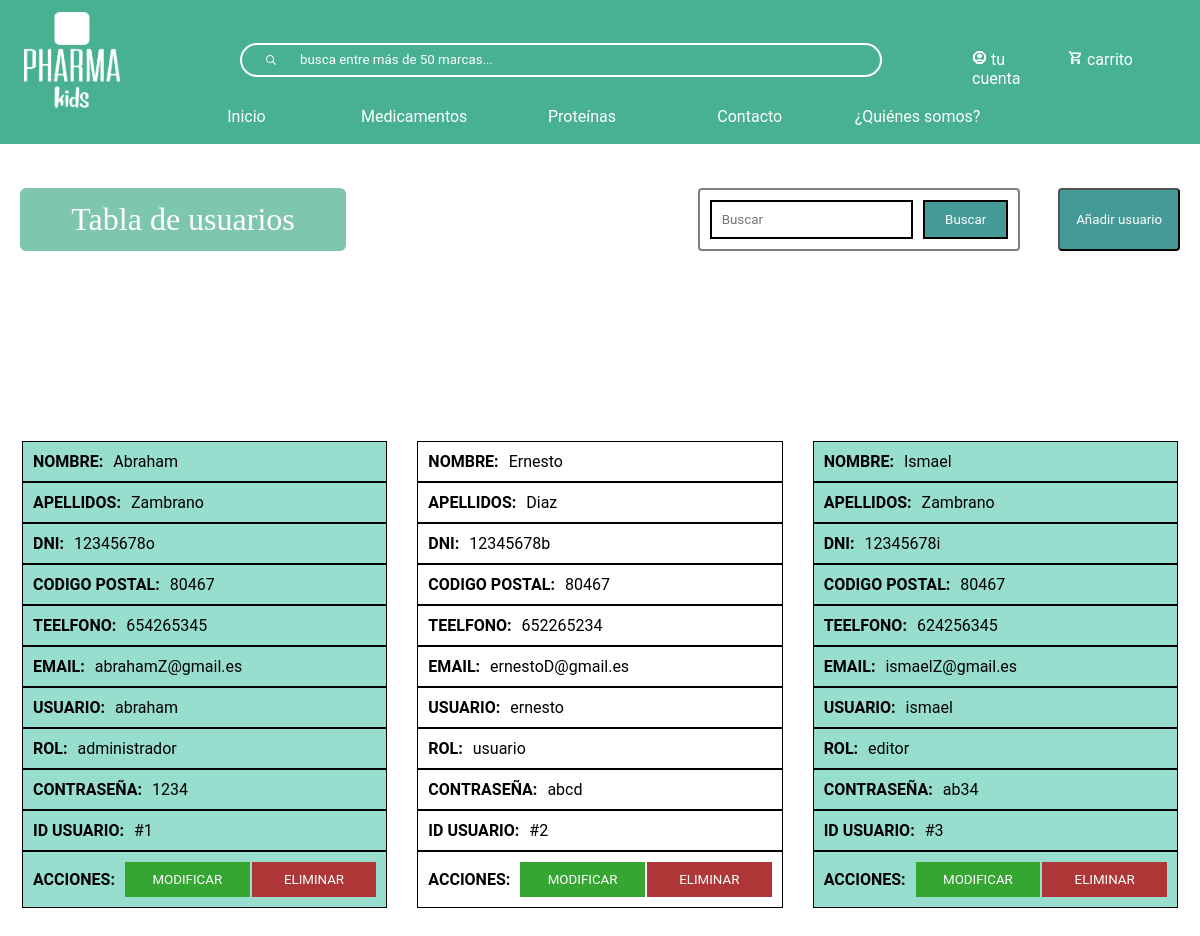
Page /tablaUsuario.php (upper part) on the earlier database version.
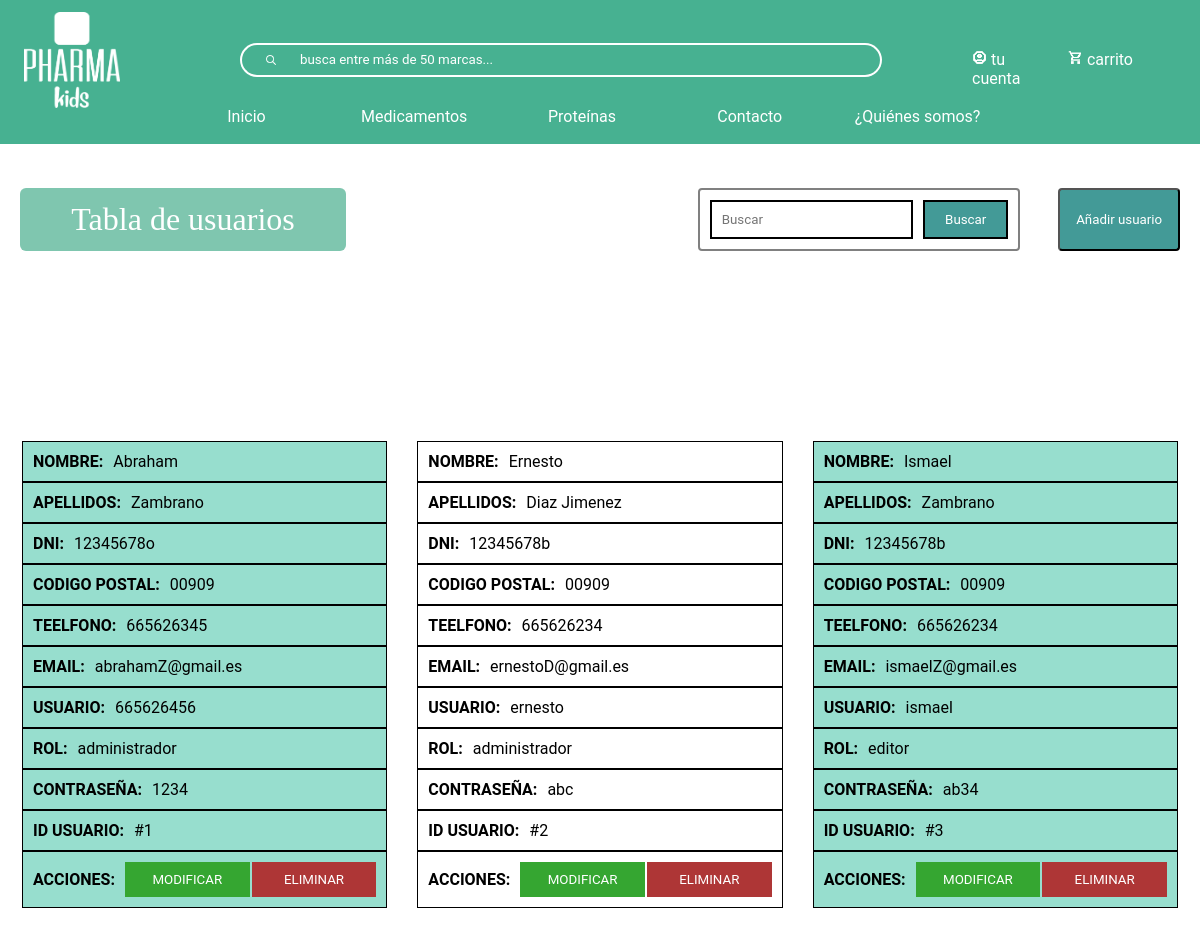
Same page on the later database version.
### tables this page shows
CREATE TABLE `usuario` (
  `codigoPostal` varchar(5) NOT NULL,
  `nombre` varchar(50) NOT NULL,
  `apellidos` varchar(100) NOT NULL,
  `email` varchar(100) NOT NULL,
  `usuario` varchar(50) NOT NULL,
  `telefono` int(9) NOT NULL,
  `contrasena` varchar(50) NOT NULL,
  `dni` varchar(9) NOT NULL,
  `idUsuario` varchar(10) NOT NULL,
  `rol` varchar(20) NOT NULL
);

### tablaUsuario.php (the view, shortened to what this page needs)
<?php
include_once("bbdd/connexionBaseDeDatos.php");
?>
<!DOCTYPE html>
<html lang="en">
<head>
    <link rel="stylesheet" type="text/css" href="css/index.css" >
    <link rel="stylesheet" type="text/css" href="css/header.css" >
    <link rel="stylesheet" type="text/css" href="css/footer.css" >
    <link rel="stylesheet" type="text/css" href="css/tablas.css" >
</head>
<body>
<?php require("footerHeader/header.php")?>
<div id="divTabla">
    <div class="contenedor-botones">
    <h1>Tabla de usuarios</h1>
        <div class="conjunto-buscar-anadir">
            <form action="buscar-usuario.php" class="form-busqueda" method="get" name="formu">
                <div class="botones-filtrar" style="display:flex">
                    <input class="input-busqueda" type="text"name="busqueda"  placeholder="Buscar" />
                    <input class="btn-busqueda" type="submit" value="Buscar"/>
                </div>
            </form>
            <button id="anadirButton">Añadir usuario</button>
        </div>
    </div>
<?php
$sql = mysqli_query($conexion, "SELECT * FROM usuario ORDER BY CAST(SUBSTRING(idUsuario, 2) AS UNSIGNED);");
$resultado = mysqli_num_rows($sql);
if($resultado > 0){
    echo "
    <table id='tabla-user'>
        <thead>
            <tr>
                <th>NOMBRE</th>
                <th>APELLIDOS</th>
                <th>DNI</th>
                <th>CÓDIGO POSTAL</th>
                <th>TELEFONO</th>
                <th>EMAIL</th>
                <th>USUARIO</th>
                <th>ROL</th>
                <th>CONTRASEÑA</th>
                <th>ID USUARIO</th>
                <th>ACCIONES</th>
        </thead>
            </tr>
    <tbody class='clase_tbody'>";
    while ($row = mysqli_fetch_assoc($sql)) {
        $nombre = $row["nombre"];
        $apellido = $row['apellidos'];
        $dni = $row["dni"];
        $cp = $row["codigoPostal"];
        $telefono = $row["telefono"];
        $email = $row["email"];
        $usuario = $row["usuario"];
        $rol = $row["rol"];
        $contrasena = $row["contrasena"];
        $idUsuario = $row["idUsuario"];
        echo"
    <tr>
        <td titulo='NOMBRE:'>$nombre</td>
        <td titulo='APELLIDOS:'>$apellido</td>
        <td titulo='DNI:'>$dni</td>
        <td titulo='CODIGO POSTAL:'>$cp</td>
        <td titulo='TEELFONO:'>$telefono</td>
        <td titulo='EMAIL:'>$email</td>
        <td titulo='USUARIO:'>$usuario</td>
        <td titulo='ROL:'>$rol</td>
        <td titulo='CONTRASEÑA:'>$contrasena</td>
        <td titulo='ID USUARIO:'>$idUsuario</td>
        <td titulo='ACCIONES:'class='td-btn'>
                <button class='modificar'>MODIFICAR</button>
                <button class='eliminar'>ELIMINAR</button>
        </td>
    </tr>
            ";
        }
        echo "</tbody>";
}
else
{
echo "<h3 style='text-align:-webkit-center'>No encontrado</h3>";
}
?>
</table>
</div>
</body>
</html>

Differences in the rows shown:
changed usuario "Abraham": codigoPostal "80467" → "00909"; telefono "654265345" → "665626345"; usuario "abraham" → "665626456"
changed usuario "Ernesto": apellidos "Diaz" → "Diaz Jimenez"; codigoPostal "80467" → "00909"; telefono "652265234" → "665626234"; rol "usuario" → "administrador"; contrasena "abcd" → "abc"
changed usuario "Ismael": dni "12345678i" → "12345678b"; codigoPostal "80467" → "00909"; telefono "624256345" → "665626234"
